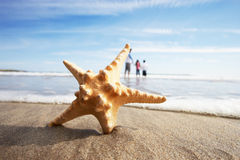
#> input picture opencv/3d.jpg, 240 x 160 px
$ python grabcut.py
#> lines starting #> are read from the running program, lines starting #| are printed output that depends on the picture
import cv2
import numpy as np
import matplotlib.pyplot as pt

frame = cv2.imread('3d.jpg')
#> frame is the input picture: shape (160, 240, 3); mean B, G, R 183.4, 181.9, 178.7

mask =np.zeros(frame.shape[:2],np.uint8)

bgM = np.zeros((1,65),np.float64)
fgM = np.zeros((1,65),np.float64)

rect = (40,40,170,140)
cv2.grabCut(frame,mask,rect,bgM,fgM,5,cv2.GC_INIT_WITH_RECT)
mask2 = np.where((mask == 2)| (mask ==0),0,1).astype('uint8')
img = frame*mask2[:,:,np.newaxis]
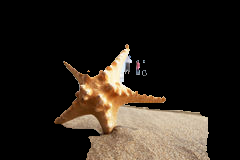
#> img: shape (160, 240, 3); mean B, G, R 28.3, 35.9, 43.5


cv2.imshow('image',img)
cv2.waitKey(0)
cv2.destroyAllWindows()
